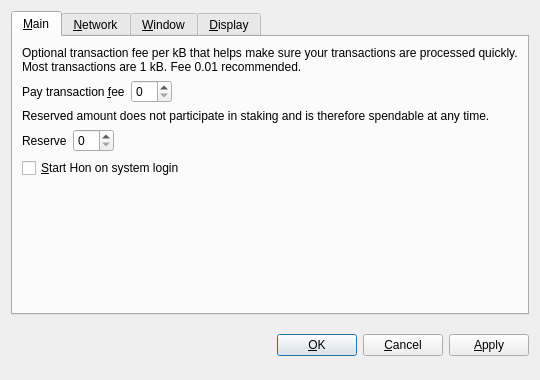
<?xml version="1.0" encoding="UTF-8"?>
<ui version="4.0">
 <class>OptionsDialog</class>
 <widget class="QDialog" name="OptionsDialog">
  <property name="geometry">
   <rect>
    <x>0</x>
    <y>0</y>
    <width>540</width>
    <height>380</height>
   </rect>
  </property>
  <property name="windowTitle">
   <string>Options</string>
  </property>
  <property name="modal">
   <bool>true</bool>
  </property>
  <layout class="QVBoxLayout" name="verticalLayout">
   <item>
    <widget class="QTabWidget" name="tabWidget">
     <property name="tabPosition">
      <enum>QTabWidget::North</enum>
     </property>
     <property name="currentIndex">
      <number>0</number>
     </property>
     <widget class="QWidget" name="tabMain">
      <attribute name="title">
       <string>&amp;Main</string>
      </attribute>
      <layout class="QVBoxLayout" name="verticalLayout_Main">
       <item>
        <widget class="QLabel" name="transactionFeeInfoLabel">
         <property name="text">
          <string>Optional transaction fee per kB that helps make sure your transactions are processed quickly. Most transactions are 1 kB. Fee 0.01 recommended.</string>
         </property>
         <property name="textFormat">
          <enum>Qt::PlainText</enum>
         </property>
         <property name="wordWrap">
          <bool>true</bool>
         </property>
        </widget>
       </item>
       <item>
        <layout class="QHBoxLayout" name="horizontalLayoutFee">
         <item>
          <widget class="QLabel" name="transactionFeeLabel">
           <property name="text">
            <string>Pay transaction &amp;fee</string>
           </property>
           <property name="textFormat">
            <enum>Qt::PlainText</enum>
           </property>
           <property name="buddy">
            <cstring>transactionFee</cstring>
           </property>
          </widget>
         </item>
         <item>
          <widget class="BitcoinAmountField" name="transactionFee"/>
         </item>
         <item>
          <spacer name="horizontalSpacerFee">
           <property name="orientation">
            <enum>Qt::Horizontal</enum>
           </property>
           <property name="sizeHint" stdset="0">
            <size>
             <width>40</width>
             <height>20</height>
            </size>
           </property>
          </spacer>
         </item>
        </layout>
       </item>
       <item>
        <widget class="QLabel" name="reserveBalanceInfoLabel">
         <property name="text">
          <string>Reserved amount does not participate in staking and is therefore spendable at any time.</string>
         </property>
         <property name="textFormat">
          <enum>Qt::PlainText</enum>
         </property>
         <property name="wordWrap">
          <bool>true</bool>
         </property>
        </widget>
       </item>
       <item>
        <layout class="QHBoxLayout" name="horizontalLayoutReserveBalance">
         <item>
          <widget class="QLabel" name="reserveBalanceLabel">
           <property name="text">
            <string>Reserve</string>
           </property>
           <property name="textFormat">
            <enum>Qt::PlainText</enum>
           </property>
           <property name="buddy">
            <cstring>reserveBalance</cstring>
           </property>
          </widget>
         </item>
         <item>
          <widget class="BitcoinAmountField" name="reserveBalance"/>
         </item>
         <item>
          <spacer name="horizontalSpacerReserveBalance">
           <property name="orientation">
            <enum>Qt::Horizontal</enum>
           </property>
           <property name="sizeHint" stdset="0">
            <size>
             <width>40</width>
             <height>20</height>
            </size>
           </property>
          </spacer>
         </item>
        </layout>
       </item>
       <item>
        <widget class="QCheckBox" name="bitcoinAtStartup">
         <property name="toolTip">
          <string>Automatically start Hon after logging in to the system.</string>
         </property>
         <property name="text">
          <string>&amp;Start Hon on system login</string>
         </property>
        </widget>
       </item>
       <item>
        <spacer name="verticalSpacer_Main">
         <property name="orientation">
          <enum>Qt::Vertical</enum>
         </property>
         <property name="sizeHint" stdset="0">
          <size>
           <width>20</width>
           <height>40</height>
          </size>
         </property>
        </spacer>
       </item>
      </layout>
     </widget>
     <widget class="QWidget" name="tabNetwork">
      <attribute name="title">
       <string>&amp;Network</string>
      </attribute>
      <layout class="QVBoxLayout" name="verticalLayout_Network">
       <item>
        <widget class="QCheckBox" name="mapPortUpnp">
         <property name="toolTip">
          <string>Automatically open the Hon client port on the router. This only works when your router supports UPnP and it is enabled.</string>
         </property>
         <property name="text">
          <string>Map port using &amp;UPnP</string>
         </property>
        </widget>
       </item>
       <item>
        <widget class="QCheckBox" name="connectSocks">
         <property name="toolTip">
          <string>Connect to the Hon network through a SOCKS proxy (e.g. when connecting through Tor).</string>
         </property>
         <property name="text">
          <string>&amp;Connect through SOCKS proxy:</string>
         </property>
        </widget>
       </item>
       <item>
        <layout class="QHBoxLayout" name="horizontalLayout_Network">
         <item>
          <widget class="QLabel" name="proxyIpLabel">
           <property name="text">
            <string>Proxy &amp;IP:</string>
           </property>
           <property name="textFormat">
            <enum>Qt::PlainText</enum>
           </property>
           <property name="buddy">
            <cstring>proxyIp</cstring>
           </property>
          </widget>
         </item>
         <item>
          <widget class="QValidatedLineEdit" name="proxyIp">
           <property name="maximumSize">
            <size>
             <width>140</width>
             <height>16777215</height>
            </size>
           </property>
           <property name="toolTip">
            <string>IP address of the proxy (e.g. 127.0.0.1)</string>
           </property>
          </widget>
         </item>
         <item>
          <widget class="QLabel" name="proxyPortLabel">
           <property name="text">
            <string>&amp;Port:</string>
           </property>
           <property name="textFormat">
            <enum>Qt::PlainText</enum>
           </property>
           <property name="buddy">
            <cstring>proxyPort</cstring>
           </property>
          </widget>
         </item>
         <item>
          <widget class="QLineEdit" name="proxyPort">
           <property name="maximumSize">
            <size>
             <width>55</width>
             <height>16777215</height>
            </size>
           </property>
           <property name="toolTip">
            <string>Port of the proxy (e.g. 9050)</string>
           </property>
          </widget>
         </item>
         <item>
          <widget class="QLabel" name="socksVersionLabel">
           <property name="text">
            <string>SOCKS &amp;Version:</string>
           </property>
           <property name="textFormat">
            <enum>Qt::PlainText</enum>
           </property>
           <property name="buddy">
            <cstring>socksVersion</cstring>
           </property>
          </widget>
         </item>
         <item>
          <widget class="QValueComboBox" name="socksVersion">
           <property name="toolTip">
            <string>SOCKS version of the proxy (e.g. 5)</string>
           </property>
          </widget>
         </item>
         <item>
          <spacer name="horizontalSpacer_Network">
           <property name="orientation">
            <enum>Qt::Horizontal</enum>
           </property>
           <property name="sizeHint" stdset="0">
            <size>
             <width>40</width>
             <height>20</height>
            </size>
           </property>
          </spacer>
         </item>
        </layout>
       </item>
       <item>
        <spacer name="verticalSpacer_Network">
         <property name="orientation">
          <enum>Qt::Vertical</enum>
         </property>
         <property name="sizeHint" stdset="0">
          <size>
           <width>20</width>
           <height>40</height>
          </size>
         </property>
        </spacer>
       </item>
      </layout>
     </widget>
     <widget class="QWidget" name="tabWindow">
      <attribute name="title">
       <string>&amp;Window</string>
      </attribute>
      <layout class="QVBoxLayout" name="verticalLayout_Window">
       <item>
        <widget class="QCheckBox" name="minimizeToTray">
         <property name="toolTip">
          <string>Show only a tray icon after minimizing the window.</string>
         </property>
         <property name="text">
          <string>&amp;Minimize to the tray instead of the taskbar</string>
         </property>
        </widget>
       </item>
       <item>
        <widget class="QCheckBox" name="minimizeOnClose">
         <property name="toolTip">
          <string>Minimize instead of exit the application when the window is closed. When this option is enabled, the application will be closed only after selecting Quit in the menu.</string>
         </property>
         <property name="text">
          <string>M&amp;inimize on close</string>
         </property>
        </widget>
       </item>
       <item>
        <spacer name="verticalSpacer_Window">
         <property name="orientation">
          <enum>Qt::Vertical</enum>
         </property>
         <property name="sizeHint" stdset="0">
          <size>
           <width>20</width>
           <height>40</height>
          </size>
         </property>
        </spacer>
       </item>
      </layout>
     </widget>
     <widget class="QWidget" name="tabDisplay">
      <attribute name="title">
       <string>&amp;Display</string>
      </attribute>
      <layout class="QVBoxLayout" name="verticalLayout_Display">
       <item>
        <layout class="QHBoxLayout" name="horizontalLayout_1_Display">
         <item>
          <widget class="QLabel" name="langLabel">
           <property name="text">
            <string>User Interface &amp;language:</string>
           </property>
           <property name="textFormat">
            <enum>Qt::PlainText</enum>
           </property>
           <property name="buddy">
            <cstring>lang</cstring>
           </property>
          </widget>
         </item>
         <item>
          <widget class="QValueComboBox" name="lang">
           <property name="toolTip">
            <string>The user interface language can be set here. This setting will take effect after restarting Hon.</string>
           </property>
          </widget>
         </item>
        </layout>
       </item>
       <item>
        <layout class="QHBoxLayout" name="horizontalLayout_2_Display">
         <item>
          <widget class="QLabel" name="unitLabel">
           <property name="text">
            <string>&amp;Unit to show amounts in:</string>
           </property>
           <property name="textFormat">
            <enum>Qt::PlainText</enum>
           </property>
           <property name="buddy">
            <cstring>unit</cstring>
           </property>
          </widget>
         </item>
         <item>
          <widget class="QValueComboBox" name="unit">
           <property name="toolTip">
            <string>Choose the default subdivision unit to show in the interface and when sending coins.</string>
           </property>
          </widget>
         </item>
        </layout>
       </item>
       <item>
        <widget class="QCheckBox" name="displayAddresses">
         <property name="toolTip">
          <string>Whether to show Hon addresses in the transaction list or not.</string>
         </property>
         <property name="text">
          <string>&amp;Display addresses in transaction list</string>
         </property>
        </widget>
       </item>
       <item>
        <widget class="QCheckBox" name="coinControlFeatures">
         <property name="toolTip">
          <string>Whether to show coin control features or not.</string>
         </property>
         <property name="text">
          <string>Display coin &amp;control features (experts only!)</string>
         </property>
        </widget>
       </item>
       <item>
        <spacer name="verticalSpacer_Display">
         <property name="orientation">
          <enum>Qt::Vertical</enum>
         </property>
         <property name="sizeHint" stdset="0">
          <size>
           <width>20</width>
           <height>40</height>
          </size>
         </property>
        </spacer>
       </item>
      </layout>
     </widget>
    </widget>
   </item>
   <item>
    <layout class="QHBoxLayout" name="horizontalLayout_Buttons">
     <item>
      <spacer name="horizontalSpacer_1">
       <property name="orientation">
        <enum>Qt::Horizontal</enum>
       </property>
       <property name="sizeHint" stdset="0">
        <size>
         <width>40</width>
         <height>48</height>
        </size>
       </property>
      </spacer>
     </item>
     <item>
      <widget class="QLabel" name="statusLabel">
       <property name="font">
        <font>
         <weight>75</weight>
         <bold>true</bold>
        </font>
       </property>
       <property name="text">
        <string/>
       </property>
       <property name="textFormat">
        <enum>Qt::PlainText</enum>
       </property>
       <property name="wordWrap">
        <bool>true</bool>
       </property>
      </widget>
     </item>
     <item>
      <spacer name="horizontalSpacer_2">
       <property name="orientation">
        <enum>Qt::Horizontal</enum>
       </property>
       <property name="sizeHint" stdset="0">
        <size>
         <width>40</width>
         <height>48</height>
        </size>
       </property>
      </spacer>
     </item>
     <item>
      <widget class="QPushButton" name="okButton">
       <property name="text">
        <string>&amp;OK</string>
       </property>
      </widget>
     </item>
     <item>
      <widget class="QPushButton" name="cancelButton">
       <property name="text">
        <string>&amp;Cancel</string>
       </property>
       <property name="autoDefault">
        <bool>false</bool>
       </property>
      </widget>
     </item>
     <item>
      <widget class="QPushButton" name="applyButton">
       <property name="text">
        <string>&amp;Apply</string>
       </property>
       <property name="autoDefault">
        <bool>false</bool>
       </property>
      </widget>
     </item>
    </layout>
   </item>
  </layout>
 </widget>
 <customwidgets>
  <customwidget>
   <class>BitcoinAmountField</class>
   <extends>QSpinBox</extends>
   <header>bitcoinamountfield.h</header>
  </customwidget>
  <customwidget>
   <class>QValueComboBox</class>
   <extends>QComboBox</extends>
   <header>qvaluecombobox.h</header>
  </customwidget>
  <customwidget>
   <class>QValidatedLineEdit</class>
   <extends>QLineEdit</extends>
   <header>qvalidatedlineedit.h</header>
  </customwidget>
 </customwidgets>
 <resources/>
 <connections/>
</ui>
